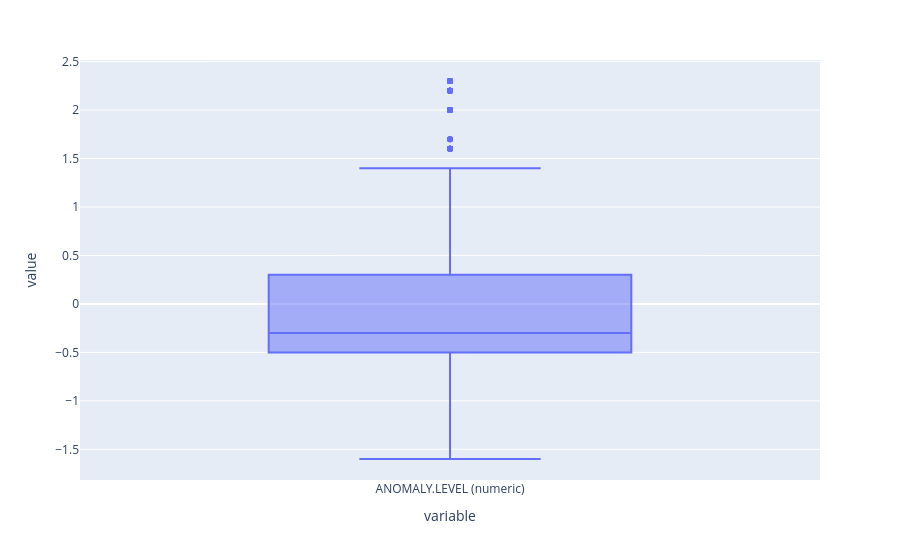

Notebook code cell kept with this figure:
### Markdown cell above
Below is the univariate analysis for the variable `ANOMALY.LEVEL (numeric)`. According to the [data dictionary](https://www.sciencedirect.com/science/article/pii/S2352340918307182#t0005), this is "Oceanic El Niño/La Niña (ONI) index referring to the cold and warm episodes by season"

### Code cell
univariate_analysis(df, 'ANOMALY.LEVEL (numeric)')

### Figure 1 — Plotly figure (JSON) as saved in the notebook; plotly's stock layout.template omitted (floating-point values rounded to 4 significant figures; data arrays with more than 128 entries replaced by an {"elided": "..."} marker saying what was removed)
{"data": [{"alignmentgroup": "True", "hovertemplate": "variable=%{x}<br>value=%{y}<extra></extra>", "legendgroup": "", "marker": {"color": "#636efa"}, "name": "", "notched": false, "offsetgroup": "", "orientation": "v", "showlegend": false, "type": "box", "x": {"elided": "1534 str values"}, "x0": " ", "xaxis": "x", "y": {"elided": "1534 float values"}, "y0": " ", "yaxis": "y"}], "layout": {"boxmode": "group", "legend": {"tracegroupgap": 0}, "margin": {"t": 60}, "xaxis": {"anchor": "y", "domain": [0, 1], "title": {"text": "variable"}}, "yaxis": {"anchor": "x", "domain": [0, 1], "title": {"text": "value"}}}}
